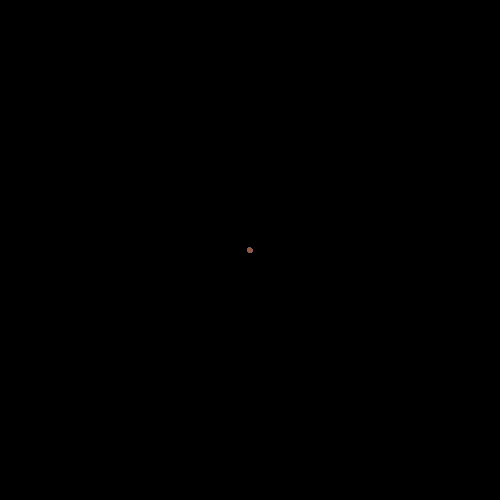
Frame 1 (no input)
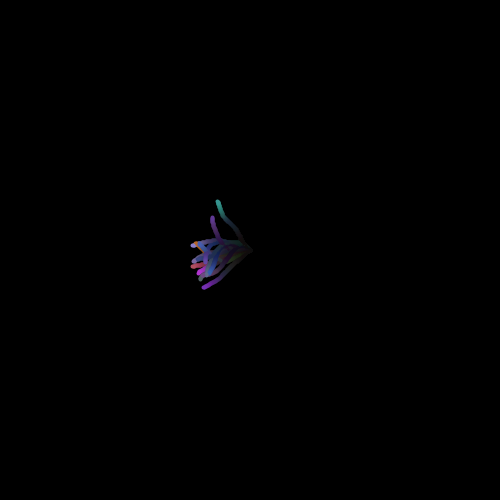
Frame 60 (the mouse pressed at the canvas centre just before this capture)
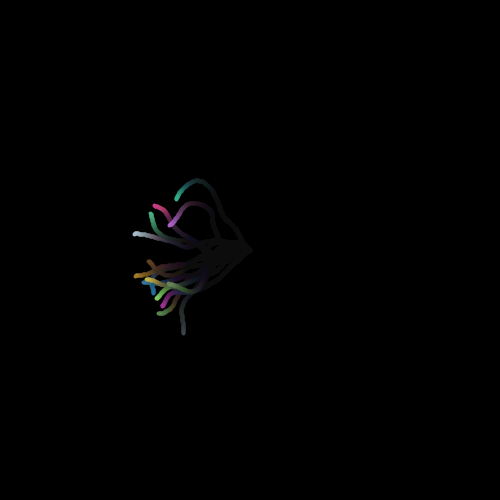
Frame 120 (the mouse held since frame 60 and released just before this capture)

The Processing sketch that drew these frames (run headless with seeded random() and noise(); from frame 60 on, the mouse is pressed at the canvas centre):

// Processing sketch: spaghetti_oo
// ── spaghetti_oo.pde
static final int NUM_PARTICLES = 15;

class MPoint {
  public float x, y, dx = 0, dy = 0;
  
  public MPoint(float x, float y) {
    this.x = x;
    this.y = y;
  }
}

MPoint[] ps = new MPoint[NUM_PARTICLES];
float speed = 1f;

void setup() {
  size(500, 500);
  background(0);
  fill(0, 0, 0, 10f);
  strokeWeight(4);
  for (int i = 0; i < NUM_PARTICLES; ++i)
    ps[i] = new MPoint(width / 2f, height / 2f);
}

void draw() {
  noStroke();
  rect(0, 0, width, height);
  for (int i = 0; i < NUM_PARTICLES; ++i) {
    MPoint p = ps[i];
    stroke(getColorComp(i), getColorComp(i + 20), getColorComp(i + 40));
    float angle = TWO_PI * // Map noise's (0, 1) range to (0, TWO_PI)
      noise(
        0.01f * p.x + 100f * i, // This makes the angle dependent on x pos as well as which point we refer to
        0.01f * p.y + 100f * i, // This makes the angle dependent on y pos as well as which point we refer to
        0.001f * millis() // This makes is so that the angle will always be changing based on time
      );
    p.dx = speed * cos(angle);
    p.dy = speed * sin(angle);
    line(p.x, p.y, p.x + p.dx, p.y + p.dy);
    p.x += p.dx;
    p.y += p.dy;
    
    if(p.x < 0) p.x = width - 1;
    else if(p.x >= width) p.x = 0;
    if(p.y < 0) p.y = height - 1;
    else if(p.y >= height) p.y = 0;
  }
}

int getColorComp(float offset) {
  return (int) (255 * noise(millis() * 0.001f, offset));
}
